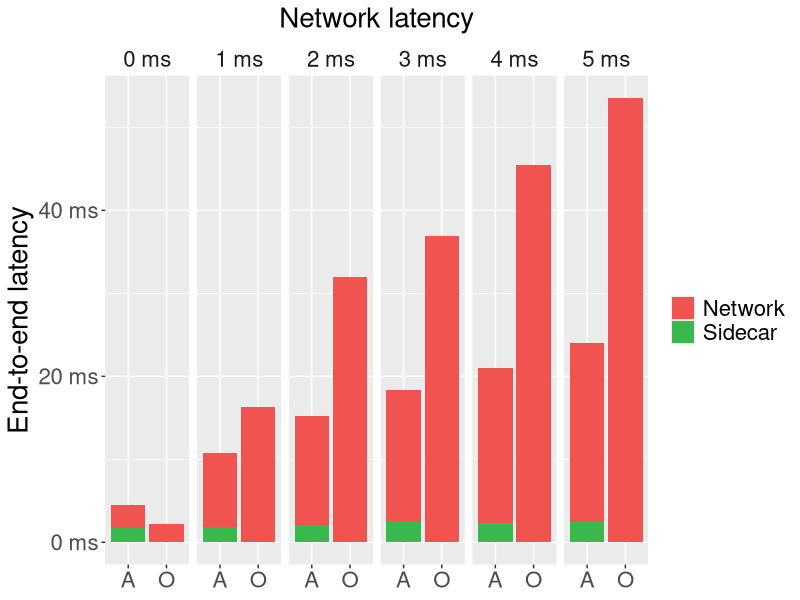

R code for this plot:
library(dplyr)
library(ggplot2)

MAX_LATENCY = 5

orchestrator <- read.csv("orchestrator_10ms_up_down.csv",	sep	=	";")
choreography <- read.csv("choreography_10ms_up_down.csv", sep = ";")

o <- orchestrator %>%
  filter(simulated_latency <= MAX_LATENCY) %>%
  group_by(simulated_latency) %>%
  summarize(
    type = "O",
    subtype = "Network",
    time = mean(end_to_end_time) / 1000000,
  )

c1 <- choreography %>%
  filter(simulated_latency <= MAX_LATENCY) %>%
  group_by(simulated_latency) %>%
  summarize(
    type = "A",
    subtype = "Sidecar",
    time = mean(sidecar) / 1000000,
  )

c2 <- choreography %>%
  filter(simulated_latency <= MAX_LATENCY) %>%
  group_by(simulated_latency) %>%
  summarize(
    type = "A",
    subtype = "Network",
    time = (mean(total) - mean(sidecar)) / 1000000,
  )

data <- bind_rows(o, c1, c2)

milliseconds <- function(x) {
  paste(x, "ms")
}

p <- ggplot(data, aes(x = type, y = time, fill=subtype)) +
  geom_bar(position="stack", stat="identity") +
  scale_fill_manual(values=c("#F15350", "#38B84D")) +
  facet_grid(~ simulated_latency, labeller = as_labeller(milliseconds)) +
  theme(
    text = element_text(size = 20),
    #strip.placement = "outside",
    strip.background = element_rect(fill = NA, color = "white"),
    #panel.spacing = unit(-.01,"cm")
    #axis.text.x = element_text(angle = 45, vjust = 1, hjust=1)
    plot.subtitle = element_text(hjust = 0.5),
  ) +
  labs(
    # title = "Title",
    subtitle = "Network latency",
    # caption = "Caption",
    # tag = "Tag",
    # alt = "Alt",
    # alt_insight = "Alt insight"
    fill = NULL,
    x = NULL, # "Network latency",
    y = "End-to-end latency",
  ) +
  scale_y_continuous(labels = milliseconds)

plot(p)










